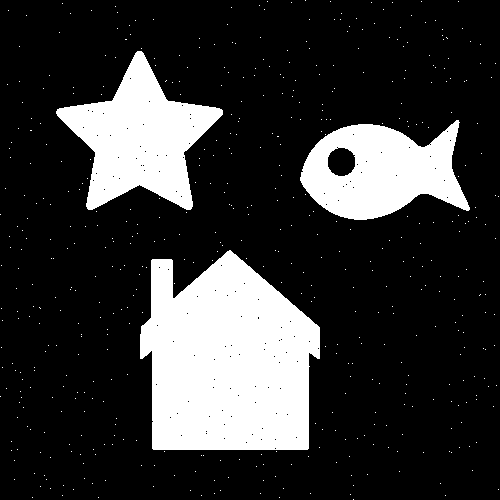
#> input picture Computer Vision & Image Processing./images/task3.png, 500 x 500 px, found by its file name
$ python Morphology.py
#> lines starting #> are read from the running program, lines starting #| are printed output that depends on the picture; after the words box and inside, x2 and y2 are one past the last pixel; in counts of white or black regions, pixels touching at a corner belong together
#> `img = imread('task3.png', IMREAD_GRAYSCALE)`: img: shape (500, 500); 20.8% white; 518 white regions (515 under 20 px), largest, box (x1, y1, x2, y2) and area: (140, 250, 320, 450) 27930, (56, 51, 223, 210) 12732, (300, 120, 470, 220) 10859
"""
Morphology Image Processing
(Due date: Nov. 26, 11:59 P.M., 2021)

The goal of this task is to experiment with commonly used morphology
binary image processing techniques. Use the proper combination of the four commonly used morphology operations,
i.e. erosion, dilation, open and close, to remove noises and extract boundary of a binary image.
Specifically, you are given a binary image with noises for your testing, which is named 'task3.png'.
Note that different binary image might be used when grading your code.

You are required to write programs to:
(i) implement four commonly used morphology operations: erosion, dilation, open and close.
    The stucturing element (SE) should be a 3x3 square of all 1's for all the operations.
(ii) remove noises in task3.png using proper combination of the above morphology operations.
(iii) extract the boundaries of the objects in denoised binary image
      using proper combination of the above morphology operations.
Hint:
• Zero-padding is needed before morphology operations.

Do NOT modify the code provided to you.
You are NOT allowed to use OpenCV library except the functions we already been imported from cv2.
You are allowed to use Numpy libraries, HOWEVER,
you are NOT allowed to use any functions or APIs directly related to morphology operations.
Please implement erosion, dilation, open and close operations ON YOUR OWN.
"""

from cv2 import imread, imwrite, imshow, IMREAD_GRAYSCALE, namedWindow, waitKey, destroyAllWindows
import numpy as np


def morph_erode(img):
    img = np.where(img==0,img,1)
    erd_img = np.zeros((img.shape))
    kernel = np.ones((3,3),np.int32)
    padded = np.pad(array=img,pad_width=1,mode='constant')
#> padded: shape (502, 502); values 0 (black) and 1 (white), 20.7% white; 518 white regions (515 under 20 px), largest, box (x1, y1, x2, y2) and area: (141, 251, 321, 451) 27930, (57, 52, 224, 211) 12732, (301, 121, 471, 221) 10859

    for i in range(padded.shape[1]):
        for j in range(padded.shape[0]):
            img_window = padded[i:(i+3),j:(j+3)]
            if np.array_equal(img_window,kernel):
                erd_img[i][j] = 1
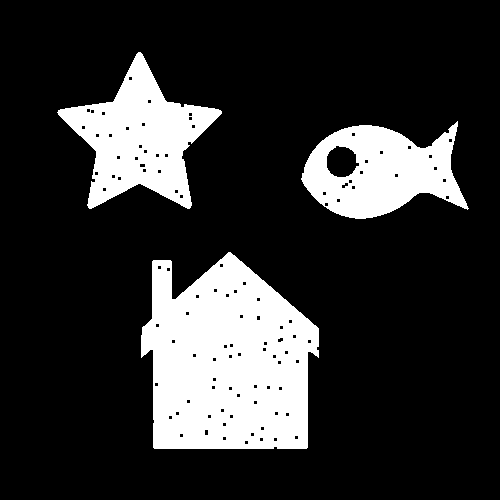
#> erd_img: shape (500, 500) float64; values 0 (black) and 1 (white), 19.3% white; 3 white regions, box (x1, y1, x2, y2) and area: (141, 252, 319, 449) 26578, (57, 52, 222, 209) 11740, (301, 121, 469, 219) 9947

    return erd_img
    """
    :param img: numpy.ndarray(int or bool), image
    :return erode_img: numpy.ndarray(int or bool), image, same size as the input image

    Apply mophology erosion on input binary image.
    Use 3x3 squared structuring element of all 1's.
    """

    # TO DO: implement your solution here
    raise NotImplementedError
    return erode_img


def morph_dilate(img):
    img = np.where(img==0,img,1)
    dil_img = np.zeros((img.shape))
    padded = np.pad(array=img,pad_width=1,mode='constant')
#> padded: shape (502, 502) float64; values 0 (black) and 1 (white), 19.2% white; 3 white regions, box (x1, y1, x2, y2) and area: (142, 253, 320, 450) 26578, (58, 53, 223, 210) 11740, (302, 122, 470, 220) 9947

    for i in range(img.shape[1]):
        for j in range(img.shape[0]):
            img_win = img[i:(i+3),j:(j+3)]
            if 1 in img_win:
                dil_img[i][j] = 1
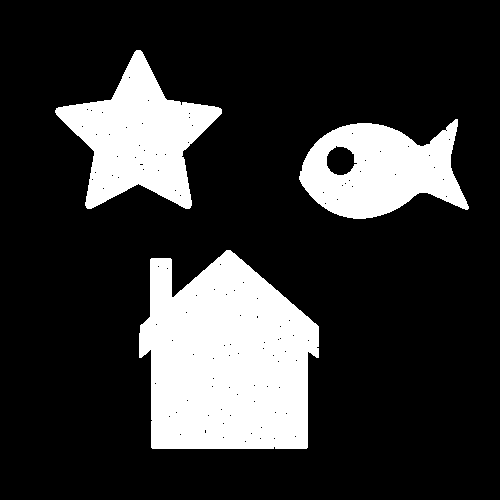
#> dil_img: shape (500, 500) float64; values 0 (black) and 1 (white), 20.6% white; 3 white regions, box (x1, y1, x2, y2) and area: (139, 250, 319, 449) 27924, (55, 50, 222, 209) 12725, (299, 119, 469, 219) 10847

    return dil_img
    """
    :param img: numpy.ndarray(int or bool), image
    :return dilate_img: numpy.ndarray(int or bool), image, same size as the input image

    Apply mophology dilation on input binary image.
    Use 3x3 squared structuring element of all 1's.
    """

    # TO DO: implement your solution here
    raise NotImplementedError
    return dilate_img


def morph_open(img):
    erd_img = morph_erode(img)
    img_open = morph_dilate(erd_img)

    return img_open

    """
    :param img: numpy.ndarray(int or bool), image
    :return open_img: numpy.ndarray(int or bool), image, same size as the input image

    Apply mophology opening on input binary image.
    Use 3x3 squared structuring element of all 1's.
    You can use the combination of above morph_erode/dilate functions for this.
    """

    # TO DO: implement your solution here
    raise NotImplementedError
    return open_img


def morph_close(img):
    dil_img = morph_dilate(img)
#> in morph_dilate (call 2), `padded = np.pad(array=img,pad_width=1,mode='constant')`: padded: shape (502, 502) float64; values 0 (black) and 1 (white), 20.4% white; 3 white regions, box (x1, y1, x2, y2) and area: (140, 251, 320, 450) 27924, (56, 51, 223, 210) 12725, (300, 120, 470, 220) 10847
#> after the loop in morph_dilate (call 2), `for i in range(img.shape[1]):`:
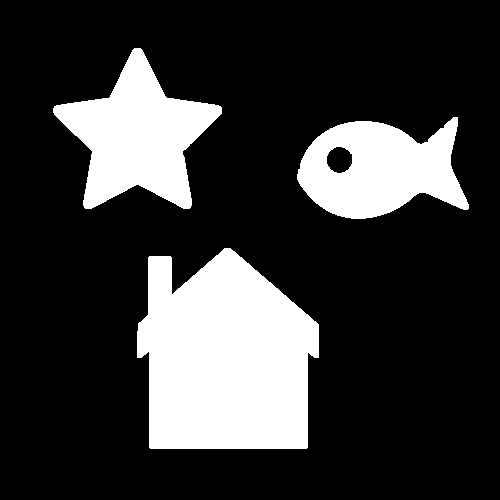
#> dil_img: shape (500, 500) float64; values 0 (black) and 1 (white), 21.6% white; 3 white regions, box (x1, y1, x2, y2) and area: (137, 248, 319, 449) 28857, (53, 48, 222, 209) 13502, (297, 117, 469, 219) 11614
    img_close = morph_erode(dil_img)
#> in morph_erode (call 2), `padded = np.pad(array=img,pad_width=1,mode='constant')`:
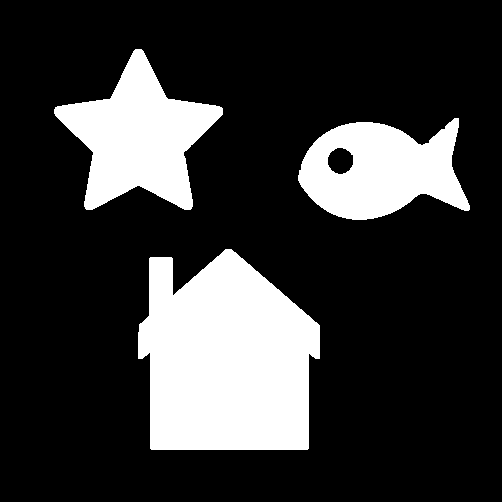
#> padded: shape (502, 502) float64; values 0 (black) and 1 (white), 21.4% white; 3 white regions, box (x1, y1, x2, y2) and area: (138, 249, 320, 450) 28857, (54, 49, 223, 210) 13502, (298, 118, 470, 220) 11614
#> after the loop in morph_erode (call 2), `for i in range(padded.shape[1]):`:
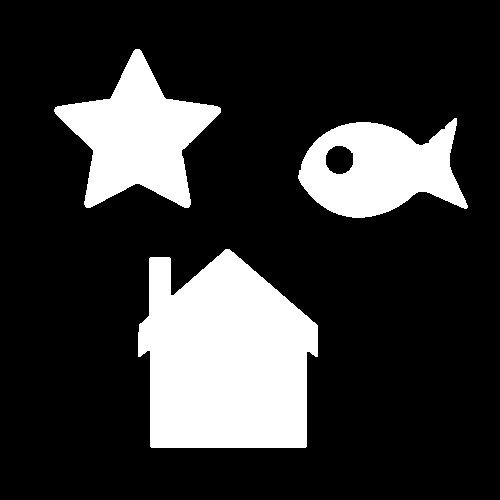
#> erd_img: shape (500, 500) float64; values 0 (black) and 1 (white), 20.7% white; 3 white regions, box (x1, y1, x2, y2) and area: (138, 249, 318, 448) 27997, (54, 49, 221, 208) 12762, (298, 118, 468, 218) 10870

    return img_close
    """
    :param img: numpy.ndarray(int or bool), image
    :return close_img: numpy.ndarray(int or bool), image, same size as the input image

    Apply mophology closing on input binary image.
    Use 3x3 squared structuring element of all 1's.
    You can use the combination of above morph_erode/dilate functions for this.
    """

    # TO DO: implement your solution here
    raise NotImplementedError
    return close_img


def denoise(img):
    img_open = morph_open(img)
    denoise = morph_close(img_open)
    denoise = np.where(denoise==0,denoise,255)

    return denoise
    """
    :param img: numpy.ndarray(int), image
    :return denoise_img: numpy.ndarray(int), image, same size as the input image

    Remove noises from binary image using morphology operations.
    If you convert the dtype of input binary image from int to bool,
    make sure to convert the dtype of returned image back to int.
    """

    # TO DO: implement your solution here
    raise NotImplementedError
    return denoise_img


def boundary(img):
    erd_img = morph_erode(img)
    bound_img = img - erd_img

    return bound_img
    """
    :param img: numpy.ndarray(int), image
    :return denoise_img: numpy.ndarray(int), image, same size as the input image

    Extract boundaries from binary image using morphology operations.
    If you convert the dtype of input binary image from int to bool,
    make sure to convert the dtype of returned image back to int.
    """

    # TO DO: implement your solution here
    raise NotImplementedError
    return bound_img


if __name__ == "__main__":
    img = imread('task3.png', IMREAD_GRAYSCALE)
    denoise_img = denoise(img)
    imwrite('results/task3_denoise.jpg', denoise_img)
    bound_img = boundary(denoise_img)
#> in morph_erode (call 3), `padded = np.pad(array=img,pad_width=1,mode='constant')`:
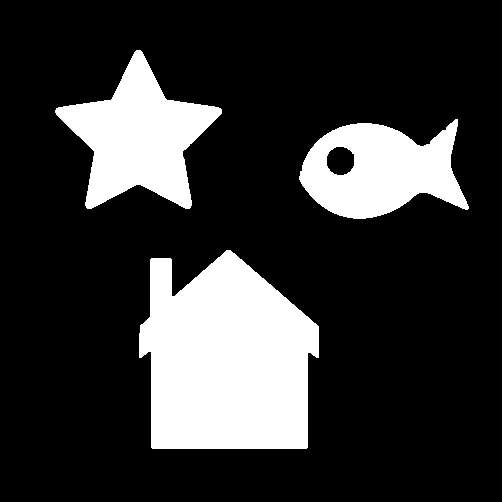
#> padded: shape (502, 502) float64; values 0 (black) and 1 (white), 20.5% white; 3 white regions, box (x1, y1, x2, y2) and area: (139, 250, 319, 449) 27997, (55, 50, 222, 209) 12762, (299, 119, 469, 219) 10870
#> after the loop in morph_erode (call 3), `for i in range(padded.shape[1]):`:
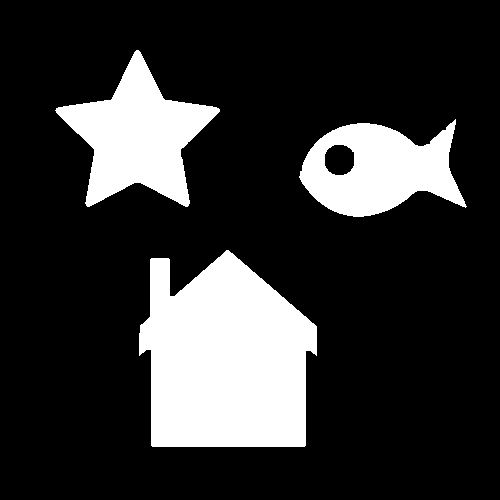
#> erd_img: shape (500, 500) float64; values 0 (black) and 1 (white), 19.7% white; 3 white regions, box (x1, y1, x2, y2) and area: (139, 250, 317, 447) 27145, (55, 50, 220, 207) 12030, (299, 119, 467, 217) 10126
    imwrite('results/task3_boundary.jpg', bound_img)

$ run again, with Computer Vision & Image Processing./images/task2.png copied over Computer Vision & Image Processing./images/task3.png
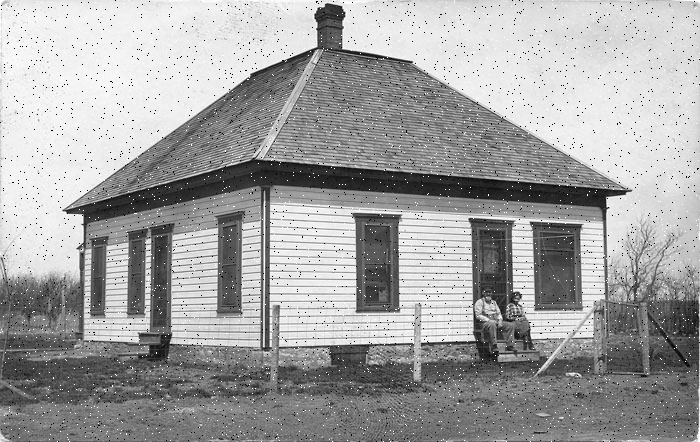
#> input picture Computer Vision & Image Processing./images/task2.png, 700 x 442 px, found by its file name
#> img is the input picture: shape (442, 700); min 0, max 255, mean 162.3
#> in morph_erode, `img = np.where(img==0,img,1)`:
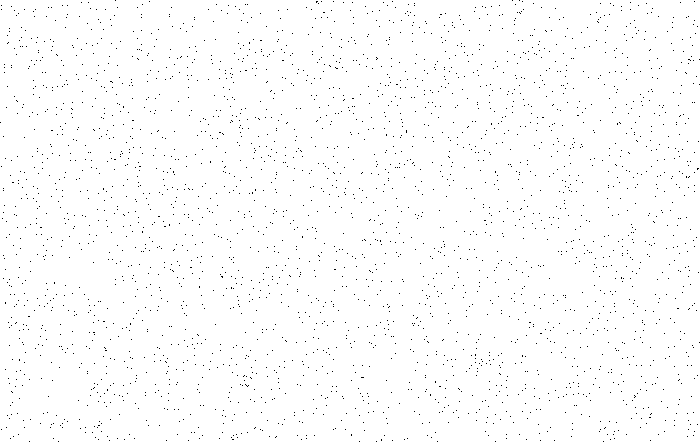
#> img: shape (442, 700); values 0 (black) and 1 (white), 99% white; black in thin lines or dots
#> denoise: shape (442, 700) float64; 62.4% white; 1 black region, box (x1, y1, x2, y2) and area: (0, 0, 700, 442) 116240
#> after the loop in morph_erode (call 3), `for i in range(padded.shape[1]):`:
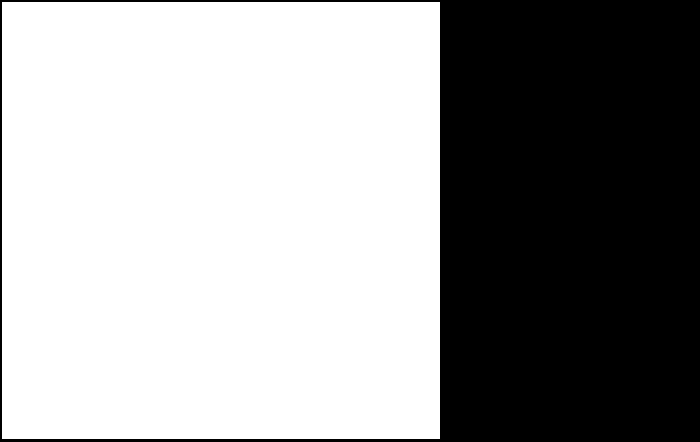
#> erd_img: shape (442, 700) float64; values 0 (black) and 1 (white), 61.9% white; 1 black region, box (x1, y1, x2, y2) and area: (0, 0, 700, 442) 117994
